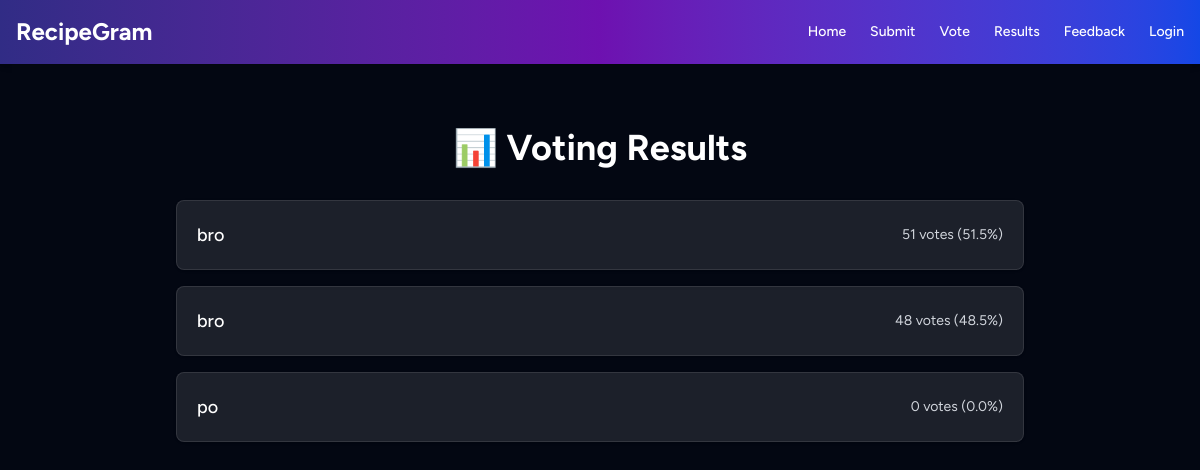
The page /results on the database as committed earlier.
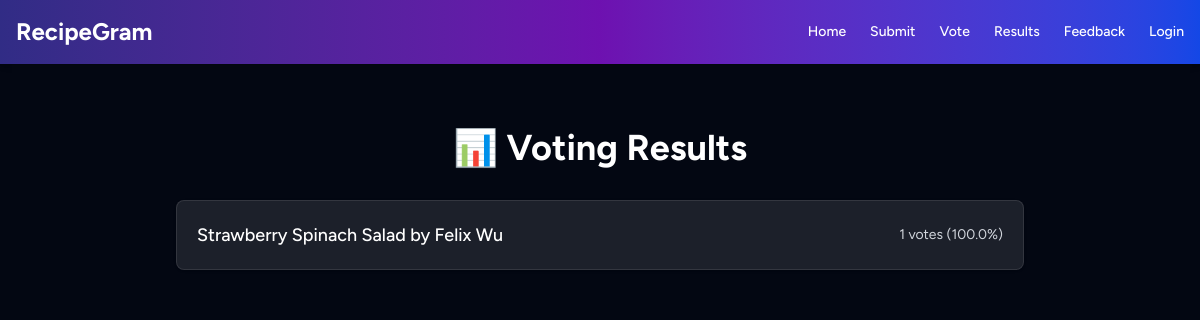
The same page on the database as committed later.
### tables this page shows
CREATE TABLE recipes (
                id INTEGER PRIMARY KEY AUTOINCREMENT,
                title TEXT,
                ingredients TEXT,
                instructions TEXT,
                votes INTEGER DEFAULT 0
            , image TEXT, submitted_by TEXT);

### app.py (the view)
@app.route('/results')
def results():
    with sqlite3.connect(DB_NAME) as conn:
        conn.row_factory = sqlite3.Row
        c = conn.cursor()
        c.execute('SELECT title, votes FROM recipes')
        data = c.fetchall()
    total_votes = sum([row['votes'] for row in data]) or 1
    proportions = sorted([
        {
            'title': row['title'],
            'votes': row['votes'],
            'percent': round((row['votes'] / total_votes) * 100, 1)
        }
        for row in data
    ], key=lambda x: x['votes'], reverse=True)
    return render_template('results.html', proportions=proportions)

### templates/results.html (shortened to what this page needs)
<!DOCTYPE html>
<html lang="en">
<head>
  <script src="https://cdn.jsdelivr.net/npm/@tailwindcss/browser@4"></script>
</head>
<body class="bg-gray-950 text-white">
  {% include 'navbar.html' %}
  <section class="max-w-4xl mx-auto px-6 py-16">
    <h2 class="text-4xl font-bold text-center mb-8">📊 Voting Results</h2>
    {% if proportions and proportions|length > 0 %}
  <ul class="space-y-4">
    {% for item in proportions %}
    <li class="bg-white/10 border border-white/10 rounded-lg p-5 flex justify-between items-center shadow hover:shadow-lg transition">
      <span class="text-lg font-medium">{{ item.title }}</span>
      <span class="text-sm text-gray-300">{{ item.votes }} votes ({{ item.percent }}%)</span>
    </li>
    {% endfor %}
  </ul>
{% else %}
  <p class="text-center text-gray-400">No votes have been recorded yet.</p>
{% endif %}
  </section>
</body>
</html>

### templates/navbar.html
<nav class="bg-gradient-to-r from-indigo-900 via-purple-800 to-blue-700 p-4 shadow-md sticky top-0 z-50">
    <div class="max-w-7xl mx-auto flex justify-between items-center">
      <a href="{{ url_for('index') }}" class="text-white text-2xl font-bold">RecipeGram</a>
      <ul class="flex space-x-6 text-white text-sm font-medium">
        <li><a href="{{ url_for('index') }}" class="hover:underline">Home</a></li>
        <li><a href="{{ url_for('submit') }}" class="hover:underline">Submit</a></li>
        <li><a href="{{ url_for('vote') }}" class="hover:underline">Vote</a></li>
        <li><a href="{{ url_for('results') }}" class="hover:underline">Results</a></li>
        <li><a href="{{ url_for('feedback') }}" class="hover:underline">Feedback</a></li>
        {% if session.get('user_id') %}
        {% if session.get('school_id') == 'admin' %}
          <li><a href="{{ url_for('admin') }}" class="text-yellow-300 hover:underline font-semibold">🛠️ Admin</a></li>
        {% endif %}
        <li class="text-green-300">👤 {{ session.get('school_id') }}</li>
        <li><a href="{{ url_for('logout') }}" class="hover:underline">Logout</a></li>
      {% else %}
        <li><a href="{{ url_for('login') }}" class="hover:underline">Login</a></li>
      {% endif %}
      </ul>
    </div>
  </nav>

### templates/results.html (style rules this page uses)
body { font-family: 'Figtree', sans-serif; }

Rows that differ between the two databases and show on the page:
removed recipes: title "bro", votes "51", percent "51.5"
removed recipes: title "bro", votes "48", percent "48.5"
removed recipes: title "po", votes "0", percent "0.0"
added recipes: title "Strawberry Spinach Salad by Felix Wu", votes "1", percent "100.0"
